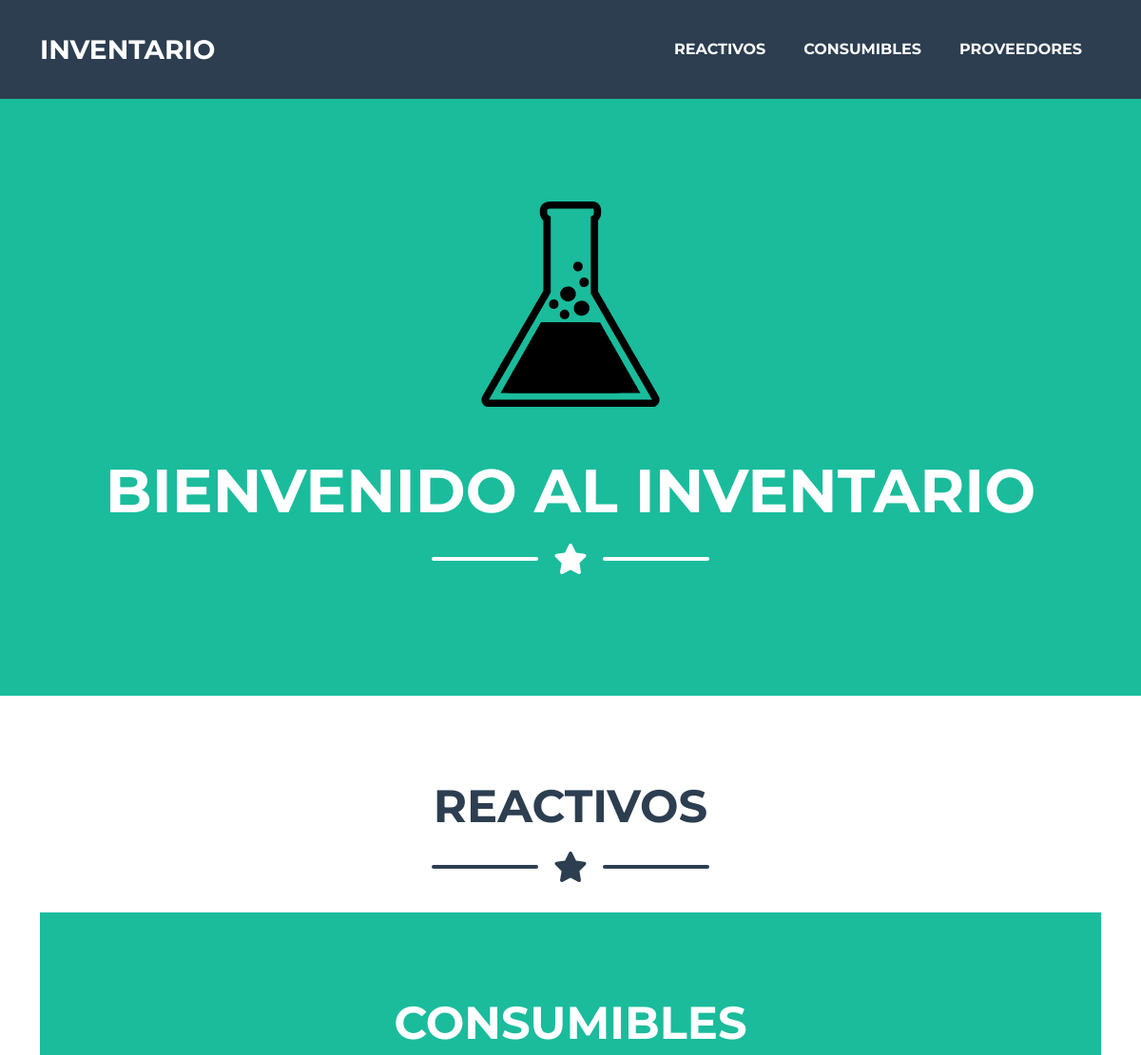
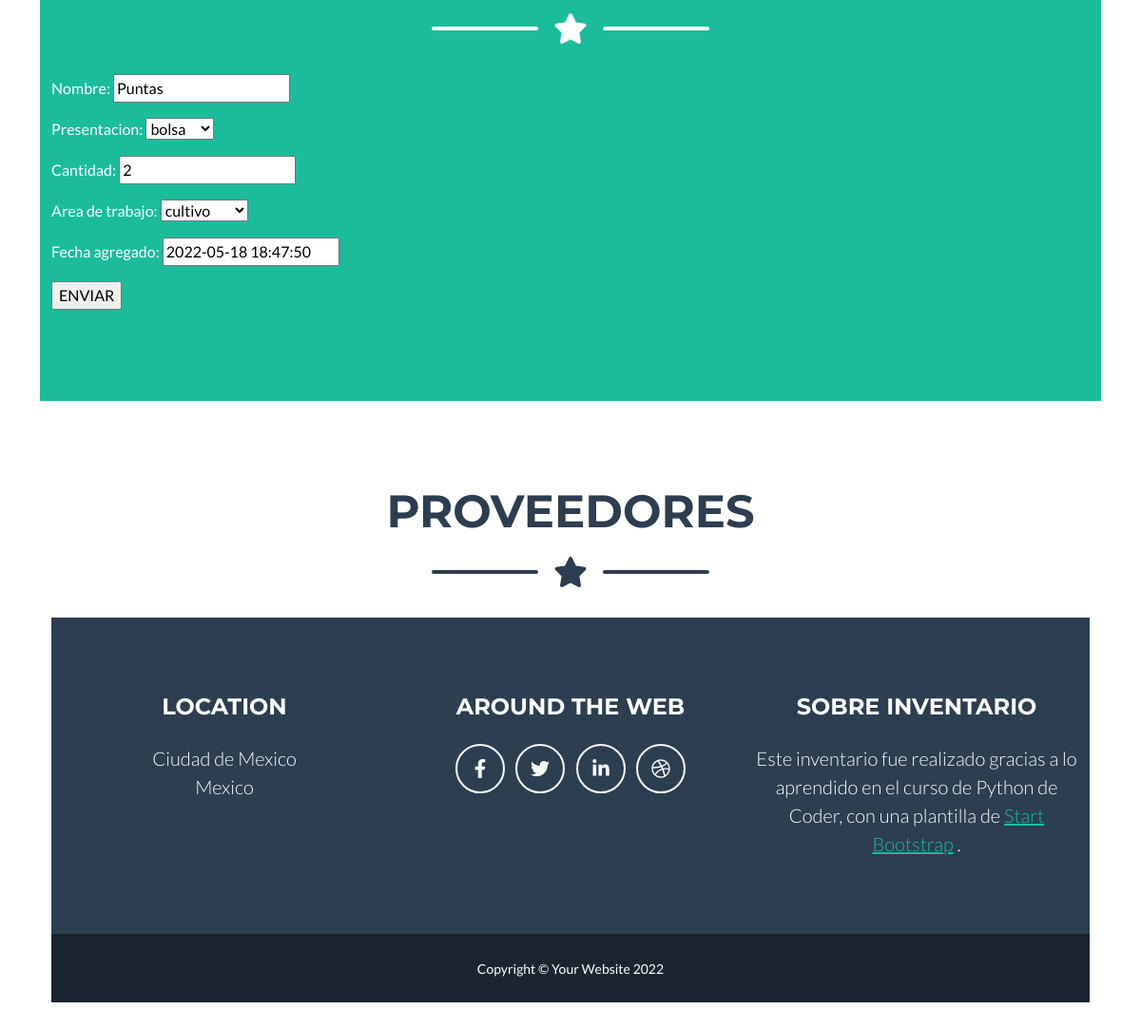
The app's page /Inventario/consumible/editar/2 with its own data (2 pictures, top to bottom).
### Inventario/models.py (models this page shows, shortened)
class Consumible(models.Model):
     nombre=models.CharField(max_length=250)
     presentacion=models.CharField(
        max_length=25,
        choices= PRESENTACION,
    )
     cantidad=models.IntegerField()
     area_de_trabajo=models.CharField(
        max_length=25,
        choices= AREAS,
    )
     fecha_agregado=models.DateTimeField(default=timezone.now)

### Inventario/views.py (the view)
# urls.py: path('consumible/editar/<pk>', ConsumibleEdicion.as_view(), name='consumible_editar'),
class ConsumibleEdicion(UpdateView):
    model = Consumible
    success_url = reverse_lazy('consumible_listar')
    fields = ['nombre', 'presentacion', 'cantidad', 'area_de_trabajo', 'fecha_agregado']

### Inventario/templates/Inventario/consumible_form.html
{% extends "Inventario/padre.html" %}
{% load static %}
{% block SeccióndeConsumibles %}
<form method="post">{% csrf_token %}
    {{ form.as_p}}
    <input type="submit" value="ENVIAR">
</form>
{% endblock %}

### records on screen
Consumible: nombre "Puntas", presentacion "bolsa", cantidad "2", area_de_trabajo "cultivo", fecha_agregado "2022-05-18 18:47:50"
